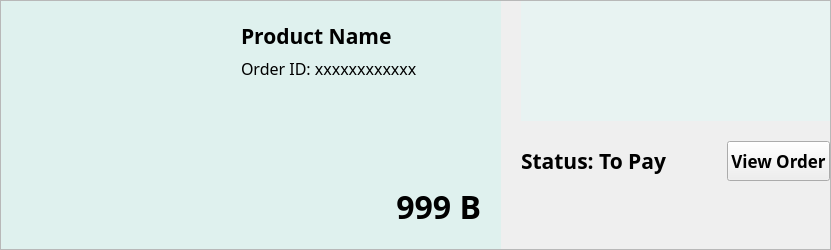
       <widget class="QFrame" name="history_box_3">
        <property name="sizePolicy">
         <sizepolicy hsizetype="Preferred" vsizetype="Fixed">
          <horstretch>0</horstretch>
          <verstretch>0</verstretch>
         </sizepolicy>
        </property>
        <property name="minimumSize">
         <size>
          <width>0</width>
          <height>250</height>
         </size>
        </property>
        <property name="maximumSize">
         <size>
          <width>16777215</width>
          <height>250</height>
         </size>
        </property>
        <property name="autoFillBackground">
         <bool>false</bool>
        </property>
        <property name="frameShape">
         <enum>QFrame::StyledPanel</enum>
        </property>
        <property name="frameShadow">
         <enum>QFrame::Raised</enum>
        </property>
        <layout class="QHBoxLayout" name="horizontalLayout_9">
         <property name="spacing">
          <number>0</number>
         </property>
         <property name="leftMargin">
          <number>0</number>
         </property>
         <property name="topMargin">
          <number>0</number>
         </property>
         <property name="rightMargin">
          <number>0</number>
         </property>
         <property name="bottomMargin">
          <number>0</number>
         </property>
         <item>
          <layout class="QHBoxLayout" name="horizontalLayout_13">
           <property name="spacing">
            <number>20</number>
           </property>
           <item>
            <widget class="QFrame" name="product_frame_3">
             <property name="minimumSize">
              <size>
               <width>500</width>
               <height>0</height>
              </size>
             </property>
             <property name="maximumSize">
              <size>
               <width>500</width>
               <height>16777215</height>
              </size>
             </property>
             <property name="styleSheet">
              <string notr="true">QFrame {
    background-color:#DFF1EE;
	border: none;
}</string>
             </property>
             <property name="frameShape">
              <enum>QFrame::StyledPanel</enum>
             </property>
             <property name="frameShadow">
              <enum>QFrame::Raised</enum>
             </property>
             <layout class="QHBoxLayout" name="horizontalLayout_14">
              <property name="spacing">
               <number>20</number>
              </property>
              <property name="leftMargin">
               <number>20</number>
              </property>
              <property name="topMargin">
               <number>20</number>
              </property>
              <property name="rightMargin">
               <number>20</number>
              </property>
              <property name="bottomMargin">
               <number>20</number>
              </property>
              <item>
               <widget class="QLabel" name="product_image_label_3">
                <property name="maximumSize">
                 <size>
                  <width>200</width>
                  <height>200</height>
                 </size>
                </property>
                <property name="text">
                 <string/>
                </property>
                <property name="pixmap">
                 <pixmap resource="../../../public/images/post_images/post_images.qrc">:/post_images/IMG_7102.jpg</pixmap>
                </property>
                <property name="scaledContents">
                 <bool>true</bool>
                </property>
               </widget>
              </item>
              <item>
               <widget class="QFrame" name="frame_8">
                <property name="frameShape">
                 <enum>QFrame::StyledPanel</enum>
                </property>
                <property name="frameShadow">
                 <enum>QFrame::Raised</enum>
                </property>
                <layout class="QVBoxLayout" name="verticalLayout_5">
                 <property name="leftMargin">
                  <number>0</number>
                 </property>
                 <property name="topMargin">
                  <number>0</number>
                 </property>
                 <property name="rightMargin">
                  <number>0</number>
                 </property>
                 <property name="bottomMargin">
                  <number>0</number>
                 </property>
                 <item>
                  <widget class="QLabel" name="product_name_label_3">
                   <property name="font">
                    <font>
                     <family>Manrope</family>
                     <pointsize>16</pointsize>
                     <bold>true</bold>
                    </font>
                   </property>
                   <property name="text">
                    <string>Product Name</string>
                   </property>
                  </widget>
                 </item>
                 <item>
                  <widget class="QLabel" name="order_id_label_3">
                   <property name="font">
                    <font>
                     <family>Manrope</family>
                     <pointsize>12</pointsize>
                    </font>
                   </property>
                   <property name="text">
                    <string>Order ID: xxxxxxxxxxxx</string>
                   </property>
                  </widget>
                 </item>
                 <item>
                  <spacer name="verticalSpacer_6">
                   <property name="orientation">
                    <enum>Qt::Vertical</enum>
                   </property>
                   <property name="sizeHint" stdset="0">
                    <size>
                     <width>20</width>
                     <height>92</height>
                    </size>
                   </property>
                  </spacer>
                 </item>
                 <item>
                  <widget class="QLabel" name="price_label_3">
                   <property name="font">
                    <font>
                     <family>Manrope</family>
                     <pointsize>24</pointsize>
                     <bold>true</bold>
                    </font>
                   </property>
                   <property name="text">
                    <string>999 B</string>
                   </property>
                   <property name="alignment">
                    <set>Qt::AlignRight|Qt::AlignTrailing|Qt::AlignVCenter</set>
                   </property>
                  </widget>
                 </item>
                </layout>
               </widget>
              </item>
             </layout>
            </widget>
           </item>
           <item>
            <layout class="QVBoxLayout" name="verticalLayout_6">
             <property name="spacing">
              <number>20</number>
             </property>
             <item>
              <widget class="QFrame" name="status_frame_3">
               <property name="minimumSize">
                <size>
                 <width>0</width>
                 <height>120</height>
                </size>
               </property>
               <property name="maximumSize">
                <size>
                 <width>16777215</width>
                 <height>120</height>
                </size>
               </property>
               <property name="styleSheet">
                <string notr="true">QFrame {
    background-color:#E8F3F2;
	border: none;
}</string>
               </property>
               <property name="frameShape">
                <enum>QFrame::StyledPanel</enum>
               </property>
               <property name="frameShadow">
                <enum>QFrame::Raised</enum>
               </property>
               <layout class="QHBoxLayout" name="horizontalLayout_15">
                <item>
                 <widget class="QLabel" name="pay_label_3">
                  <property name="maximumSize">
                   <size>
                    <width>80</width>
                    <height>80</height>
                   </size>
                  </property>
                  <property name="text">
                   <string/>
                  </property>
                  <property name="pixmap">
                   <pixmap resource="../../../public/images/delivery_icons/delivery_icons.qrc">:/delivery_icons/pay.png</pixmap>
                  </property>
                  <property name="scaledContents">
                   <bool>true</bool>
                  </property>
                 </widget>
                </item>
                <item>
                 <widget class="QLabel" name="deliver_label_3">
                  <property name="maximumSize">
                   <size>
                    <width>85</width>
                    <height>85</height>
                   </size>
                  </property>
                  <property name="text">
                   <string/>
                  </property>
                  <property name="pixmap">
                   <pixmap resource="../../../public/images/delivery_icons/delivery_icons.qrc">:/delivery_icons/delivery.png</pixmap>
                  </property>
                  <property name="scaledContents">
                   <bool>true</bool>
                  </property>
                 </widget>
                </item>
                <item>
                 <widget class="QLabel" name="arrived_label_3">
                  <property name="minimumSize">
                   <size>
                    <width>0</width>
                    <height>0</height>
                   </size>
                  </property>
                  <property name="maximumSize">
                   <size>
                    <width>65</width>
                    <height>65</height>
                   </size>
                  </property>
                  <property name="text">
                   <string/>
                  </property>
                  <property name="pixmap">
                   <pixmap resource="../../../public/images/delivery_icons/delivery_icons.qrc">:/delivery_icons/arrived.png</pixmap>
                  </property>
                  <property name="scaledContents">
                   <bool>true</bool>
                  </property>
                 </widget>
                </item>
                <item>
                 <widget class="QLabel" name="cancelled_label_3">
                  <property name="maximumSize">
                   <size>
                    <width>60</width>
                    <height>60</height>
                   </size>
                  </property>
                  <property name="text">
                   <string/>
                  </property>
                  <property name="pixmap">
                   <pixmap resource="../../../public/images/delivery_icons/delivery_icons.qrc">:/delivery_icons/cancelled.png</pixmap>
                  </property>
                  <property name="scaledContents">
                   <bool>true</bool>
                  </property>
                 </widget>
                </item>
               </layout>
              </widget>
             </item>
             <item>
              <layout class="QHBoxLayout" name="horizontalLayout_16">
               <item>
                <widget class="QLabel" name="status_label_3">
                 <property name="font">
                  <font>
                   <family>Manrope</family>
                   <pointsize>16</pointsize>
                   <bold>true</bold>
                  </font>
                 </property>
                 <property name="text">
                  <string>Status: To Pay</string>
                 </property>
                 <property name="alignment">
                  <set>Qt::AlignLeading|Qt::AlignLeft|Qt::AlignVCenter</set>
                 </property>
                </widget>
               </item>
               <item>
                <spacer name="horizontalSpacer_3">
                 <property name="orientation">
                  <enum>Qt::Horizontal</enum>
                 </property>
                 <property name="sizeHint" stdset="0">
                  <size>
                   <width>40</width>
                   <height>20</height>
                  </size>
                 </property>
                </spacer>
               </item>
               <item>
                <widget class="QPushButton" name="view_order_button_3">
                 <property name="sizePolicy">
                  <sizepolicy hsizetype="MinimumExpanding" vsizetype="Minimum">
                   <horstretch>0</horstretch>
                   <verstretch>0</verstretch>
                  </sizepolicy>
                 </property>
                 <property name="minimumSize">
                  <size>
                   <width>0</width>
                   <height>40</height>
                  </size>
                 </property>
                 <property name="font">
                  <font>
                   <family>Manrope</family>
                   <pointsize>13</pointsize>
                   <bold>true</bold>
                  </font>
                 </property>
                 <property name="text">
                  <string>View Order</string>
                 </property>
                </widget>
               </item>
              </layout>
             </item>
             <item>
              <spacer name="verticalSpacer_7">
               <property name="orientation">
                <enum>Qt::Vertical</enum>
               </property>
               <property name="sizeHint" stdset="0">
                <size>
                 <width>20</width>
                 <height>40</height>
                </size>
               </property>
              </spacer>
             </item>
            </layout>
           </item>
          </layout>
         </item>
        </layout>
       </widget>
